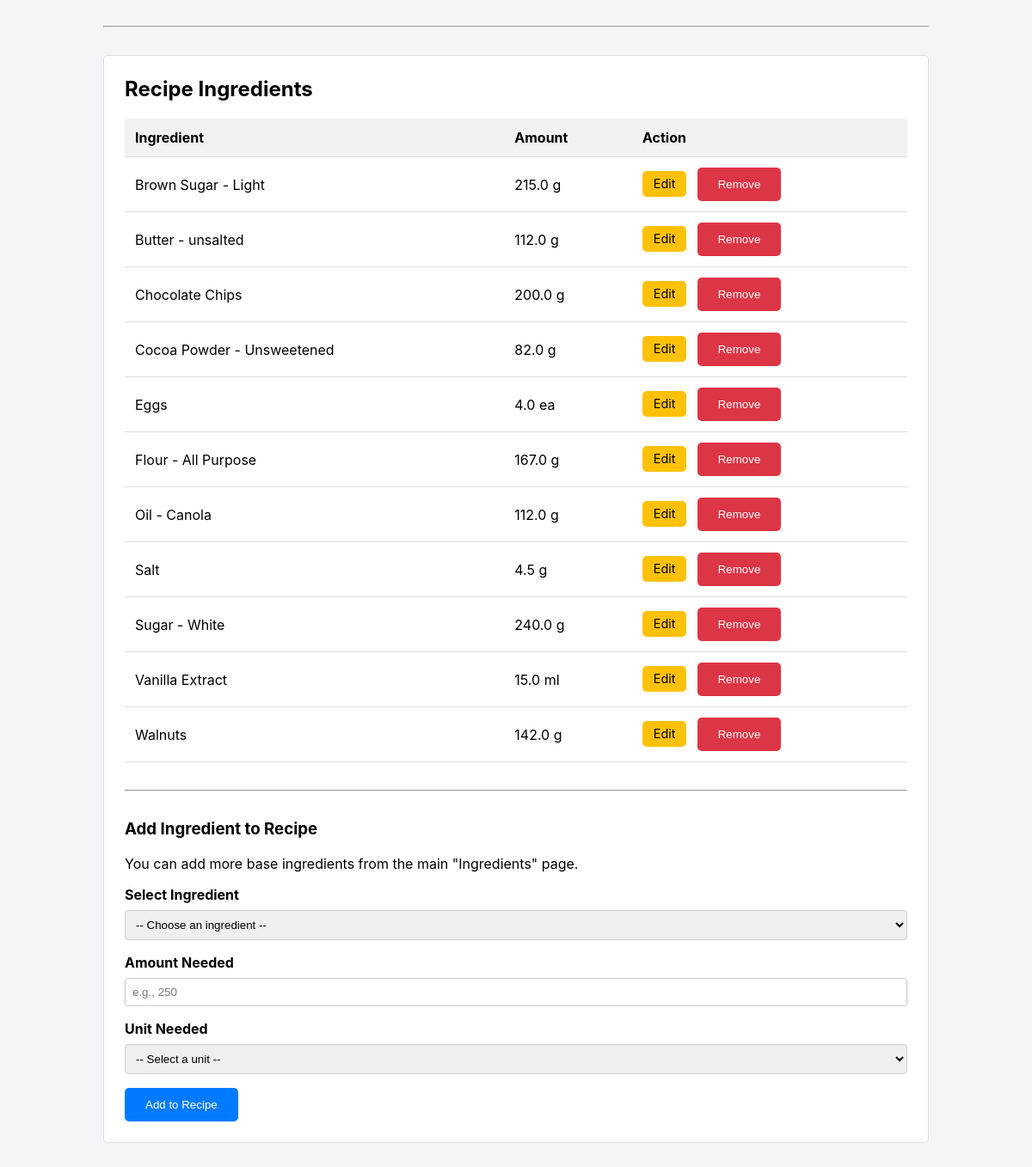
The app's page /recipe/edit/2 (lower part), older data.
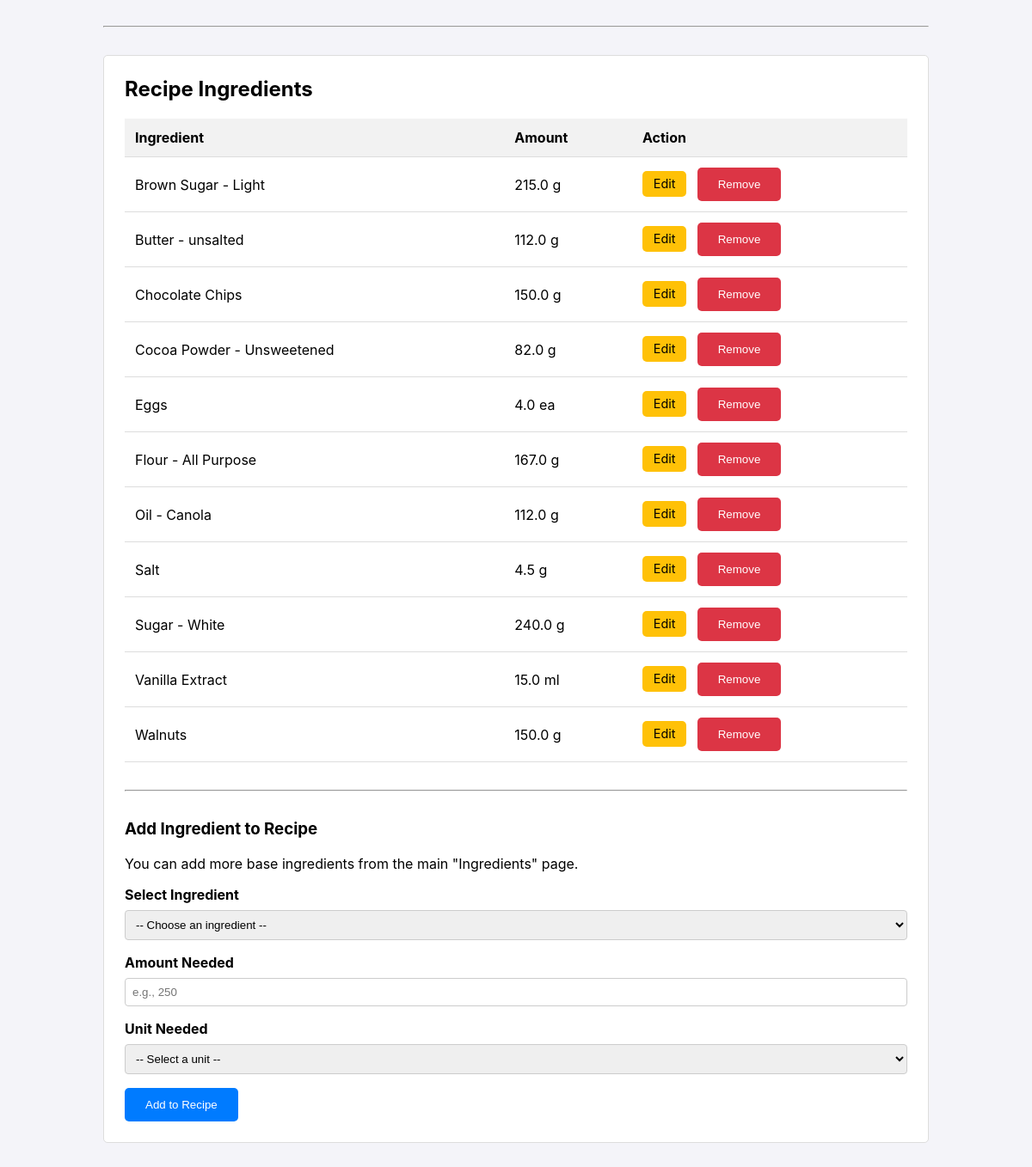
The same page, newer data.
### tables this page shows
CREATE TABLE recipe_ingredients (
        recipe_id INTEGER NOT NULL,
        ingredient_id INTEGER NOT NULL,
        amount_needed REAL NOT NULL,
        unit_needed TEXT NOT NULL,
        PRIMARY KEY (recipe_id, ingredient_id),
        FOREIGN KEY (recipe_id) REFERENCES recipes (id),
        FOREIGN KEY (ingredient_id) REFERENCES ingredients (id)
    );

CREATE TABLE ingredients (
        id INTEGER PRIMARY KEY AUTOINCREMENT,
        name TEXT UNIQUE NOT NULL
    , density_g_ml REAL);

### app.py (the view, shortened to what this page needs)
@app.route('/recipe/edit/<int:recipe_id>', methods=('GET', 'POST'))
def edit_recipe(recipe_id):
    db = get_db()
    recipe = db.execute('SELECT * FROM recipes WHERE id = ?', (recipe_id,)).fetchone()
    recipe_ingredients = db.execute('''
        SELECT i.id, i.name, ri.amount_needed, ri.unit_needed
        FROM recipe_ingredients ri
        JOIN ingredients i ON ri.ingredient_id = i.id
        WHERE ri.recipe_id = ? ORDER BY i.name
    ''', (recipe_id,)).fetchall()
    all_ingredients = db.execute('SELECT * FROM ingredients ORDER BY name').fetchall()
    return render_template('recipe_form.html',
                           recipe=recipe,
                           recipe_ingredients=recipe_ingredients,
                           all_ingredients=all_ingredients,
                           units=UNITS)

### app.py (called while the page is built)
def get_db():
    if 'db' not in g:
        g.db = sqlite3.connect(DATABASE)
        g.db.row_factory = sqlite3.Row
    return g.db

### templates/recipe_form.html (shortened to what this page needs)
{% extends 'base.html' %}
{% block content %}
    {% if recipe %}
    <hr style="margin: 2rem 0;">
    <div class="card">
        <h2>Recipe Ingredients</h2>
        <table>
            <thead>
                <tr>
                    <th>Ingredient</th>
                    <th>Amount</th>
                    <th>Action</th>
                </tr>
            </thead>
            <tbody>
                {% for item in recipe_ingredients %}
                <tr>
                    <td>{{ item.name }}</td>
                    <td>{{ item.amount_needed }} {{ item.unit_needed }}</td>
                    <td>
                        <a href="{{ url_for('edit_recipe_ingredient', recipe_id=recipe.id, ingredient_id=item.id) }}" class="button-edit">Edit</a>
                        <form action="{{ url_for('delete_ingredient_from_recipe', recipe_id=recipe.id, ingredient_id=item.id) }}" method="post" style="display: inline;">
                            <button type="submit" onclick="return confirm('Are you sure you want to remove this ingredient?');" style="background-color: #dc3545;">Remove</button>
                        </form>
                    </td>
                </tr>
                {% else %}
                <tr>
                    <td colspan="3">No ingredients have been added to this recipe yet.</td>
                </tr>
                {% endfor %}
            </tbody>
        </table>
        <hr style="margin: 2rem 0;">
        <h3>Add Ingredient to Recipe</h3>
        <p>You can add more base ingredients from the main "Ingredients" page.</p>
        <form action="{{ url_for('add_ingredient_to_recipe', recipe_id=recipe.id) }}" method="post">
            <label for="ingredient_id">Select Ingredient</label>
            <select name="ingredient_id" id="ingredient_id" required>
                <option value="">-- Choose an ingredient --</option>
            </select>
            <label for="amount_needed">Amount Needed</label>
            <input type="number" step="any" name="amount_needed" id="amount_needed" placeholder="e.g., 250" required>
            <label for="unit_needed">Unit Needed</label>
            <select name="unit_needed" id="unit_needed" required>
                <option value="">-- Select a unit --</option>
            </select>
            <button type="submit">Add to Recipe</button>
        </form>
    </div>
    {% endif %}
{% endblock %}

Row changes from the older to the newer data that the page shows:
changed recipe_ingredients "Chocolate Chips": amount_needed "200.0" → "150.0"
changed recipe_ingredients "Walnuts": amount_needed "142.0" → "150.0"
